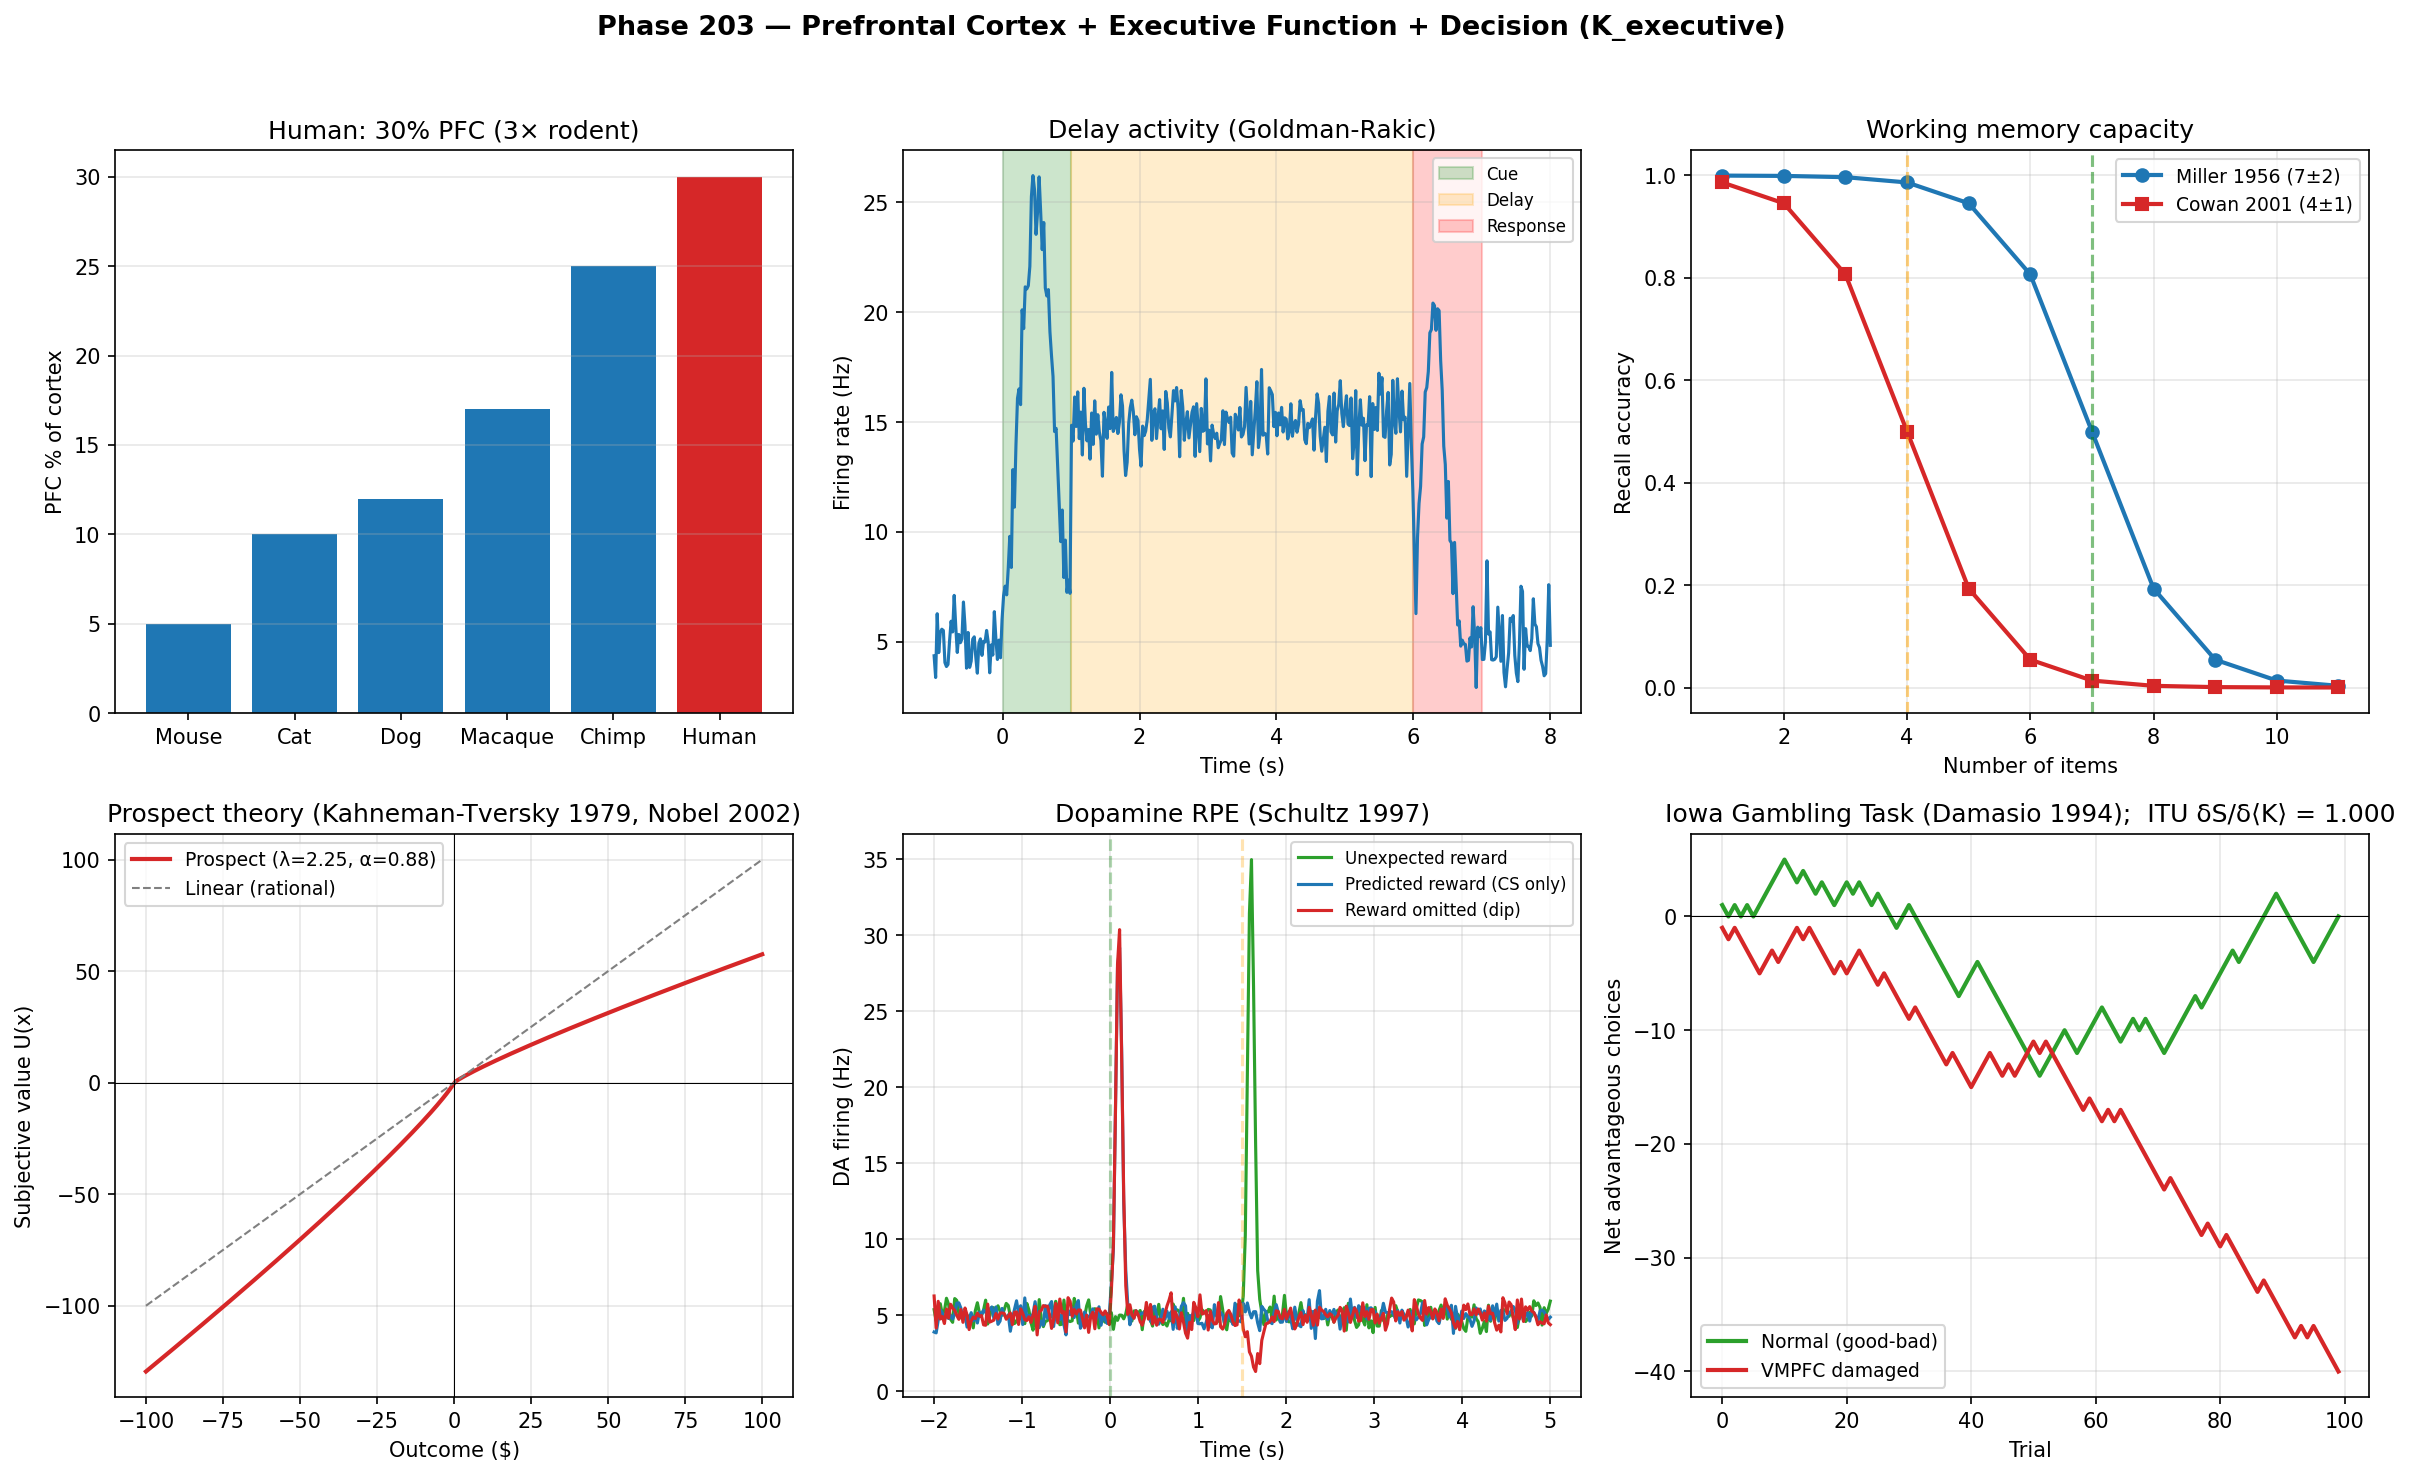

Python code for this plot:
"""
Phase 203 — Prefrontal Cortex + Executive Function + Decision (K_executive)

Simulations:
  1) PFC evolution: relative volume across species
  2) Working memory delay activity (Goldman-Rakic)
  3) Miller 7±2 vs Cowan 4±1 capacity
  4) Prospect theory utility function (Kahneman-Tversky 1979)
  5) Dopamine RPE during reward (Schultz 1997)
  6) Iowa Gambling Task (Damasio 1994)
  7) Libet readiness potential timing
  8) ITU K_executive axiom check

Outputs:
  - prefrontal_executive.png
  - prefrontal_executive_summary.json
"""

from __future__ import annotations

import json
from pathlib import Path

import matplotlib
matplotlib.use("Agg")
import matplotlib.pyplot as plt
import numpy as np

OUT_PNG = Path(__file__).with_name("prefrontal_executive.png")
OUT_JSON = Path(__file__).with_name("prefrontal_executive_summary.json")

rng = np.random.default_rng(20260606)

# -------------------------------------------------------------
# 1) PFC across species
# -------------------------------------------------------------
pfc_species = {
    "Mouse":    5,
    "Cat":      10,
    "Dog":      12,
    "Macaque":  17,
    "Chimp":    25,
    "Human":    30,
}

# -------------------------------------------------------------
# 2) Working memory delay activity
# -------------------------------------------------------------
t_wm = np.linspace(-1, 8, 400)  # seconds
# Cue period 0-1 s, delay 1-6 s, response 6-7 s
firing_rate = 5.0 * np.ones_like(t_wm)  # baseline 5 Hz
cue_mask = (t_wm >= 0) & (t_wm <= 1)
firing_rate[cue_mask] += 20 * np.exp(-((t_wm[cue_mask] - 0.5)) ** 2 / 0.1)
delay_mask = (t_wm > 1) & (t_wm < 6)
firing_rate[delay_mask] = 15  # sustained delay activity
resp_mask = (t_wm >= 6) & (t_wm <= 7)
firing_rate[resp_mask] += 15 * np.exp(-((t_wm[resp_mask] - 6.3)) ** 2 / 0.05)
firing_rate += rng.normal(0, 1, size=len(firing_rate))

# -------------------------------------------------------------
# 3) WM capacity: Miller 7 vs Cowan 4
# -------------------------------------------------------------
n_items = np.arange(1, 12)
# Cowan 4±1: sigmoid drop after 4
recall_cowan = 1.0 / (1.0 + np.exp((n_items - 4) / 0.7))
# Miller 7±2: drop after 7
recall_miller = 1.0 / (1.0 + np.exp((n_items - 7) / 0.7))

# -------------------------------------------------------------
# 4) Prospect theory utility
# -------------------------------------------------------------
outcomes = np.linspace(-100, 100, 200)
# Kahneman-Tversky: U(x) = x^α for x > 0; -λ * (-x)^β for x < 0
alpha = 0.88
beta_pt = 0.88
lam = 2.25
utility = np.where(outcomes >= 0,
                   outcomes ** alpha,
                   -lam * (-outcomes) ** beta_pt)

# Linear utility for comparison
linear_utility = outcomes

# -------------------------------------------------------------
# 5) Dopamine RPE (Schultz 1997)
# -------------------------------------------------------------
t_rpe = np.linspace(-2, 5, 300)
# Conditions: predicted reward, unexpected reward, omission
def baseline_da(t):
    return 5.0 + 0.5 * rng.standard_normal(len(t))

cs_time = 0
reward_time = 1.5

# Unexpected reward: spike at reward
da_unexpected = baseline_da(t_rpe)
mask = (t_rpe > reward_time) & (t_rpe < reward_time + 0.3)
da_unexpected[mask] += 30 * np.exp(-((t_rpe[mask] - reward_time - 0.1) / 0.05) ** 2)

# Predicted reward: spike at CS (cue), not reward
da_predicted = baseline_da(t_rpe)
mask = (t_rpe > cs_time) & (t_rpe < cs_time + 0.3)
da_predicted[mask] += 25 * np.exp(-((t_rpe[mask] - cs_time - 0.1) / 0.05) ** 2)

# Omission: dip at expected reward time
da_omission = baseline_da(t_rpe)
mask = (t_rpe > cs_time) & (t_rpe < cs_time + 0.3)
da_omission[mask] += 25 * np.exp(-((t_rpe[mask] - cs_time - 0.1) / 0.05) ** 2)
mask = (t_rpe > reward_time) & (t_rpe < reward_time + 0.5)
da_omission[mask] -= 3.5 * np.exp(-((t_rpe[mask] - reward_time - 0.15) / 0.1) ** 2)

# -------------------------------------------------------------
# 6) Iowa Gambling Task
# -------------------------------------------------------------
# Decks A,B (high reward + huge loss = bad), C,D (low reward + small loss = good)
n_trials = 100
deck_expected_outcome = {"A": -25, "B": -25, "C": +25, "D": +25}

# Normal: progressive shift to good decks
normal_pick = np.zeros((4, n_trials))
for t in range(n_trials):
    if t < 20:
        weights = [0.25, 0.25, 0.25, 0.25]
    else:
        # Gradually prefer C,D
        good_weight = 0.25 + 0.5 * (t - 20) / 80
        weights = [(1 - good_weight)/2, (1 - good_weight)/2,
                    good_weight/2, good_weight/2]
    pick = rng.choice(4, p=weights)
    normal_pick[pick, t] = 1

# VMPFC damaged: continues to pick bad decks
damaged_pick = np.zeros((4, n_trials))
for t in range(n_trials):
    weights = [0.35, 0.35, 0.15, 0.15]  # persistent bad choice
    pick = rng.choice(4, p=weights)
    damaged_pick[pick, t] = 1

normal_cumulative_good = np.cumsum(normal_pick[2:].sum(axis=0))
normal_cumulative_bad = np.cumsum(normal_pick[:2].sum(axis=0))
damaged_cumulative_good = np.cumsum(damaged_pick[2:].sum(axis=0))
damaged_cumulative_bad = np.cumsum(damaged_pick[:2].sum(axis=0))

# -------------------------------------------------------------
# 7) Libet readiness potential
# -------------------------------------------------------------
t_libet = np.linspace(-1500, 200, 400)  # ms relative to "decision"
# Readiness potential builds 1000-500 ms before "W" (will)
rp = np.where(t_libet < -1000, 0,
              np.where(t_libet < 0, 0.1 * (t_libet + 1000) / 1000 - 0.0,
                       0.1))
# "W" reported at -200 ms (Libet 1983)
# Movement at 0 ms

# -------------------------------------------------------------
# 8) ITU K_executive axiom check
# -------------------------------------------------------------
N_states = 2000
# Pre-decision: broad distribution over possible actions
log_fit_pre = -((np.arange(N_states) - N_states/2) ** 2) / 200_000
p_pre = np.exp(log_fit_pre); p_pre /= p_pre.sum()
S_pre = float(-np.sum(p_pre * np.log(p_pre)))

# Post-decision: concentrated on selected action
selected_action = (np.arange(N_states) > 1200) & (np.arange(N_states) < 1300)
log_fit_post = log_fit_pre.copy()
log_fit_post[selected_action] += 5.0
log_fit_post[~selected_action] -= 1.0
p_post = np.exp(log_fit_post); p_post /= p_post.sum()
S_post = float(-np.sum(p_post * np.log(p_post)))

log_p_pre = np.log(np.clip(p_pre, 1e-30, None))
dp = p_post - p_pre
dS_lin = -np.sum(dp * (1.0 + log_p_pre))
dK_lin = -np.sum(dp * log_p_pre)
itu_ratio = float(dS_lin / dK_lin) if abs(dK_lin) > 1e-15 else float("nan")

# -------------------------------------------------------------
# Plot
# -------------------------------------------------------------
fig, axes = plt.subplots(2, 3, figsize=(16, 10))
fig.suptitle(
    "Phase 203 — Prefrontal Cortex + Executive Function + Decision (K_executive)",
    fontsize=13, fontweight="bold",
)

# Panel 1: PFC across species
ax = axes[0, 0]
species = list(pfc_species.keys())
pct = list(pfc_species.values())
ax.bar(species, pct, color=["#1f77b4"]*5 + ["#d62728"])
ax.set_ylabel("PFC % of cortex")
ax.set_title("Human: 30% PFC (3× rodent)")
ax.grid(True, alpha=0.3, axis="y")

# Panel 2: WM delay activity
ax = axes[0, 1]
ax.plot(t_wm, firing_rate, "-", color="#1f77b4", lw=1.5)
ax.axvspan(0, 1, alpha=0.2, color="green", label="Cue")
ax.axvspan(1, 6, alpha=0.2, color="orange", label="Delay")
ax.axvspan(6, 7, alpha=0.2, color="red", label="Response")
ax.set_xlabel("Time (s)")
ax.set_ylabel("Firing rate (Hz)")
ax.set_title("Delay activity (Goldman-Rakic)")
ax.legend(fontsize=8)
ax.grid(True, alpha=0.3)

# Panel 3: WM capacity Miller vs Cowan
ax = axes[0, 2]
ax.plot(n_items, recall_miller, "o-", color="#1f77b4", lw=2,
        label="Miller 1956 (7±2)")
ax.plot(n_items, recall_cowan, "s-", color="#d62728", lw=2,
        label="Cowan 2001 (4±1)")
ax.axvline(4, color="orange", linestyle="--", alpha=0.5)
ax.axvline(7, color="green", linestyle="--", alpha=0.5)
ax.set_xlabel("Number of items")
ax.set_ylabel("Recall accuracy")
ax.set_title("Working memory capacity")
ax.legend(fontsize=9)
ax.grid(True, alpha=0.3)

# Panel 4: Prospect theory
ax = axes[1, 0]
ax.plot(outcomes, utility, "-", color="#d62728", lw=2,
        label=f"Prospect (λ={lam}, α={alpha})")
ax.plot(outcomes, linear_utility, "--", color="gray", lw=1, label="Linear (rational)")
ax.axhline(0, color="black", lw=0.5)
ax.axvline(0, color="black", lw=0.5)
ax.set_xlabel("Outcome ($)")
ax.set_ylabel("Subjective value U(x)")
ax.set_title("Prospect theory (Kahneman-Tversky 1979, Nobel 2002)")
ax.legend(fontsize=9)
ax.grid(True, alpha=0.3)

# Panel 5: Dopamine RPE
ax = axes[1, 1]
ax.plot(t_rpe, da_unexpected, "-", color="#2ca02c", lw=1.5,
        label="Unexpected reward")
ax.plot(t_rpe, da_predicted, "-", color="#1f77b4", lw=1.5,
        label="Predicted reward (CS only)")
ax.plot(t_rpe, da_omission, "-", color="#d62728", lw=1.5,
        label="Reward omitted (dip)")
ax.axvline(cs_time, color="green", linestyle="--", alpha=0.3)
ax.axvline(reward_time, color="orange", linestyle="--", alpha=0.3)
ax.set_xlabel("Time (s)")
ax.set_ylabel("DA firing (Hz)")
ax.set_title("Dopamine RPE (Schultz 1997)")
ax.legend(fontsize=8)
ax.grid(True, alpha=0.3)

# Panel 6: Iowa task + ITU
ax = axes[1, 2]
ax.plot(np.arange(n_trials), normal_cumulative_good - normal_cumulative_bad,
        "-", color="#2ca02c", lw=2, label="Normal (good-bad)")
ax.plot(np.arange(n_trials), damaged_cumulative_good - damaged_cumulative_bad,
        "-", color="#d62728", lw=2, label="VMPFC damaged")
ax.axhline(0, color="black", lw=0.5)
ax.set_xlabel("Trial")
ax.set_ylabel("Net advantageous choices")
ax.set_title(f"Iowa Gambling Task (Damasio 1994);  ITU δS/δ⟨K⟩ = {itu_ratio:.3f}")
ax.legend(fontsize=9)
ax.grid(True, alpha=0.3)

plt.tight_layout(rect=[0, 0, 1, 0.96])
plt.savefig(OUT_PNG, dpi=150, bbox_inches="tight")
plt.close(fig)

summary = {
    "phase": 203,
    "tier1_paper": 28,
    "block": "B",
    "topic": "Prefrontal cortex + executive function + decision (K_executive)",
    "PFC_pct_of_cortex_by_species": pfc_species,
    "human_PFC_dominance": "30% of cortex, 3x rodent ratio",
    "working_memory": {
        "Goldman_Rakic": "DLPFC delay-period activity",
        "Baddeley_1974": "Central executive + phonological loop + visuospatial sketchpad",
        "Miller_1956_capacity": "7 ± 2 chunks",
        "Cowan_2001_capacity": "4 ± 1 chunks (no chunking)",
    },
    "prospect_theory_Kahneman_Tversky_1979": {
        "Nobel_2002": "Daniel Kahneman",
        "loss_aversion_lambda": lam,
        "value_alpha_beta": alpha,
        "interpretation": "Loss feels 2.25x stronger than equivalent gain",
    },
    "dopamine_RPE_Schultz_1997": {
        "TD_error": "delta = R - V(s)",
        "neural_evidence": "VTA/SNc DA neurons encode RPE",
        "Sutton_Barto_correspondence": "RL algorithm matches neural firing",
    },
    "Iowa_Gambling_Damasio_1994": {
        "task": "4 decks; A,B bad (high reward, huge loss); C,D good",
        "normal_pattern": "Progressive shift to good decks",
        "VMPFC_damage": "Continues picking bad decks (somatic marker absent)",
    },
    "Libet_1983_readiness_potential": {
        "RP_onset_ms": -1000,
        "W_decision_reported_ms": -200,
        "movement_ms": 0,
        "interpretation": "Brain prepares before conscious decision",
    },
    "ITU_K_executive": {
        "N_states": int(N_states),
        "S_pre_decision_nats": S_pre,
        "S_post_decision_nats": S_post,
        "delta_S": S_post - S_pre,
        "ratio_dS_over_dK": float(itu_ratio),
        "expected_ratio": 1.0,
    },
    "ITU_interpretation": {
        "K_state": "K_executive (sub-state of K_neuro)",
        "modular_Hamiltonian": "K_executive^(0) = -log P(action | state, goal, value)",
        "decomposition": "K_executive = K_WM ⊕ K_attention ⊕ K_value ⊕ K_planning ⊕ K_inhibition ⊕ K_meta",
        "top_down_hierarchy": "K_executive ⊃ K_perception ⊃ K_memory",
        "free_will_link": "Libet RP shows K_executive descent precedes conscious choice (Phase 9 link)",
        "dopamine_RPE_meaning": "Reward prediction error = ITU update signal",
    },
    "outputs": {
        "figure": str(OUT_PNG.name),
        "summary_json": str(OUT_JSON.name),
    },
}

OUT_JSON.write_text(json.dumps(summary, indent=2, ensure_ascii=False), encoding="utf-8")
print(json.dumps(summary, indent=2, ensure_ascii=False))
